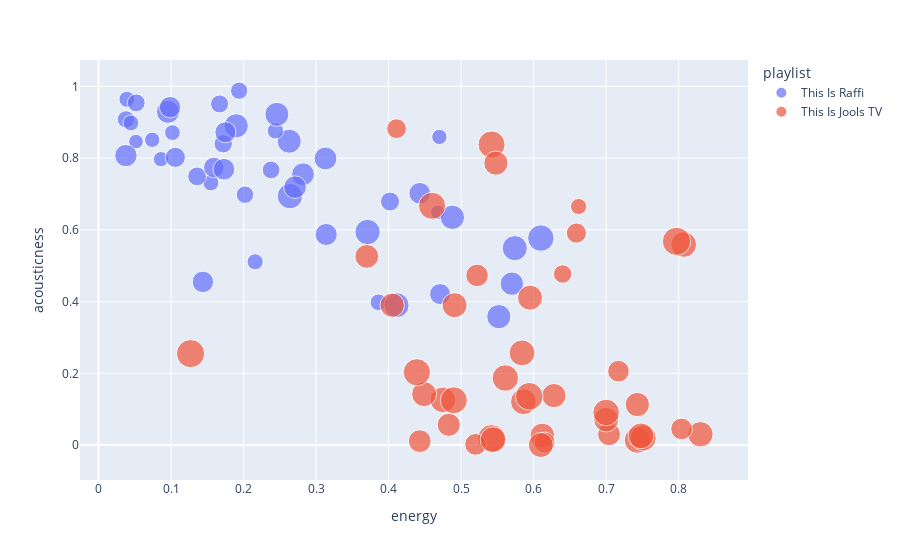

The code cell stored with this chart in its notebook:
### Code cell
fig = px.scatter(data,
                 x='energy',
                 y='acousticness',
                 size='track.duration_ms', # bubble size proportional to track duration
                 hover_name='track.name',
                 color='playlist')
fig.show()

### Figure 1 — Plotly figure (JSON) as saved in the notebook; plotly's stock layout.template omitted (floating-point values rounded to 4 significant figures)
{"data": [{"hovertemplate": "<b>%{hovertext}</b><br><br>playlist=This Is Raffi<br>energy=%{x}<br>acousticness=%{y}<br>track.duration_ms=%{marker.size}<extra></extra>", "hovertext": ["Shake My Sillies Out", "Baby Beluga", "Twinkle, Twinkle, Little Star", "Down By The Bay", "Going on a Picnic", "Six Little Ducks", "Apples And Bananas", "Mr. Sun", "Listen to the Horses", "If You're Happy And You Know It", "Oats and Beans and Barley", "Baa Baa Black Sheep", "Frere Jacques", "Eensy Weensy Spider", "Workin' on the Railroad", "Brush Your Teeth", "Row, Row, Row", "Peanut Butter Sandwich", "Spring Flowers", "The Sharing Song", "Everything Grows", "The Corner Grocery Store", "Fais Dodo", "Thanks A Lot", "Bathtime", "Bananaphone", "Like Me And You", "This Old Man", "Five Little Ducks", "Baby Beluga", "Mary Wore Her Red Dress", "Day O", "Let's Play", "Skip To My Lou", "Nursery Rhyme Instrumental", "Biscuits in the Oven", "This Little Light of Mine", "Octopus's Garden", "One Light, One Sun", "Luna's Song", "Rise And Shine", "Yellow Submarine", "Love Bug", "Going to the Zoo", "He's Got the Whole World", "Rock-A-Bye Baby"], "legendgroup": "This Is Raffi", "marker": {"color": "#636efa", "size": [65053, 160826, 71160, 128213, 71040, 93800, 98040, 76693, 116120, 74453, 85133, 59520, 65186, 88360, 68146, 72173, 83493, 58413, 159840, 65626, 151906, 112133, 90573, 147160, 178533, 194360, 161533, 143600, 138426, 162626, 87466, 179360, 164146, 129666, 82706, 144733, 123040, 174293, 127533, 122826, 130000, 175266, 142720, 100013, 135786, 69813], "sizemode": "area", "sizeref": 554.4, "symbol": "circle"}, "mode": "markers", "name": "This Is Raffi", "orientation": "v", "showlegend": true, "type": "scatter", "x": [0.47, 0.263, 0.0392, 0.144, 0.155, 0.172, 0.136, 0.386, 0.159, 0.244, 0.202, 0.0517, 0.0741, 0.0521, 0.102, 0.216, 0.0379, 0.468, 0.246, 0.0862, 0.57, 0.106, 0.167, 0.0958, 0.371, 0.61, 0.19, 0.282, 0.0378, 0.552, 0.238, 0.264, 0.488, 0.443, 0.194, 0.313, 0.471, 0.411, 0.0987, 0.175, 0.173, 0.574, 0.271, 0.402, 0.314, 0.0447], "xaxis": "x", "y": [0.859, 0.847, 0.964, 0.455, 0.731, 0.84, 0.749, 0.398, 0.774, 0.876, 0.698, 0.846, 0.851, 0.954, 0.871, 0.511, 0.908, 0.649, 0.922, 0.797, 0.45, 0.802, 0.951, 0.929, 0.594, 0.577, 0.89, 0.755, 0.807, 0.358, 0.767, 0.694, 0.635, 0.702, 0.988, 0.799, 0.421, 0.39, 0.942, 0.872, 0.769, 0.549, 0.719, 0.679, 0.587, 0.898], "yaxis": "y"}, {"hovertemplate": "<b>%{hovertext}</b><br><br>playlist=This Is Jools TV<br>energy=%{x}<br>acousticness=%{y}<br>track.duration_ms=%{marker.size}<extra></extra>", "hovertext": ["Big Bad Wolf", "Affirmations", "ABC Song Hip Hop Remix - Remix", "MKB (Mama Knows Best)", "Wheels On The Bus", "Brush", "Jumping in the bed", "Itsy Bitsy Spider", "Head, Shoulders, Knees, Toes", "Happy And You Know It", "Simon Says", "The Continents", "Count With Me", "Twinkle Twinkle Little Star", "How I Feel", "I Can", "Old McDonald", "Be Brave", "Clean up song", "Hickory Dickory Dock", "Color Song", "Good Morning", "Potty Song (Parody)", "Breathe", "Humpty Dumpty (Trap Nursery)", "Gingerbread Man", "BINGO", "Days Of The Week", "Get Fit", "Outside", "Zoo", "Months Of The Year", "Dream Big", "Rain Rain", "Veggies", "Wash Your Hands", "Ants Go Marching", "Errands", "Down by the bay", "Skidamarink", "New Year New Me", "Adding Song"], "legendgroup": "This Is Jools TV", "marker": {"color": "#EF553B", "size": [185840, 157244, 183065, 167428, 163071, 122640, 108435, 212628, 145266, 185658, 113057, 130054, 214762, 170292, 94103, 172472, 182073, 203284, 72620, 205408, 221753, 189846, 131186, 164236, 144220, 195866, 173294, 178187, 189432, 194255, 183012, 163356, 201305, 184803, 130187, 141011, 173680, 148330, 220379, 201357, 162234, 174291], "sizemode": "area", "sizeref": 554.4, "symbol": "circle"}, "mode": "markers", "name": "This Is Jools TV", "orientation": "v", "showlegend": true, "type": "scatter", "x": [0.586, 0.37, 0.475, 0.612, 0.628, 0.615, 0.411, 0.594, 0.704, 0.584, 0.659, 0.717, 0.542, 0.7, 0.64, 0.449, 0.807, 0.46, 0.662, 0.439, 0.797, 0.743, 0.52, 0.405, 0.443, 0.7, 0.491, 0.83, 0.751, 0.561, 0.544, 0.743, 0.49, 0.748, 0.804, 0.522, 0.595, 0.483, 0.127, 0.542, 0.548, 0.61], "xaxis": "x", "y": [0.121, 0.526, 0.126, 0.0269, 0.138, 0.0072, 0.882, 0.136, 0.0302, 0.257, 0.591, 0.206, 0.0184, 0.0711, 0.477, 0.142, 0.559, 0.667, 0.665, 0.203, 0.568, 0.0138, 0.00206, 0.39, 0.0111, 0.0908, 0.39, 0.0302, 0.02, 0.187, 0.0153, 0.113, 0.125, 0.0257, 0.045, 0.473, 0.411, 0.0565, 0.255, 0.838, 0.786, 0.000336], "yaxis": "y"}], "layout": {"legend": {"itemsizing": "constant", "title": {"text": "playlist"}, "tracegroupgap": 0}, "margin": {"t": 60}, "xaxis": {"anchor": "y", "domain": [0, 1], "title": {"text": "energy"}}, "yaxis": {"anchor": "x", "domain": [0, 1], "title": {"text": "acousticness"}}}}
